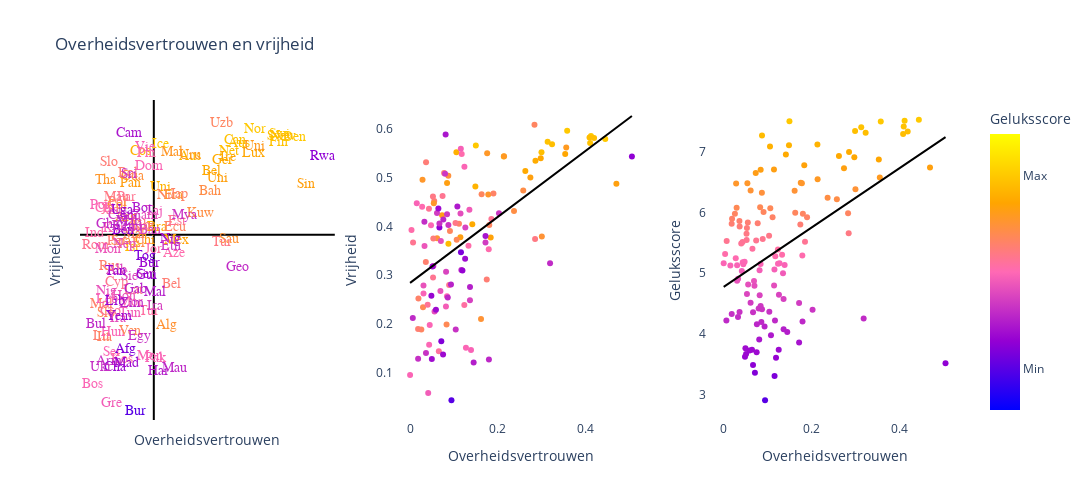

Source (notebook cell):
### Markdown cell above
<div style="text-align:center; font-size:30px; font-family:'Comic Sans MS'; font-weight:bold; margin:50px 0;">
<span style="color:#FFB4EE">S</span><span style="color:#FF6B00">t</span><span style="color:#FFA433">e</span><span style="color:#FFD525">l</span><span style="color:#B3BD3B">l</span><span style="color:#A0CAC9">i</span><span style="color:#FFB4EE">n</span><span style="color:#FF6B00">g</span><span style="color:#FFA433">:</span>
</div>



<div style="text-align:center; font-weight:bold; color: black; margin:50px 0; -webkit-text-stroke: 2px blue;">
Vrijheid die een overheid kan bieden aan haar volk, heeft een positieve invloed op de gelukzaligheid van haar burgers.
</div>

### Code cell
import pandas as pd
import plotly.graph_objects as go
import plotly.express as px
import matplotlib.pyplot as plt
import matplotlib.colors as mcolors
from matplotlib.colors import LinearSegmentedColormap
from plotly.subplots import make_subplots
from scipy.stats import linregress

# Lees het CSV-bestand met gegevens over landen
df = pd.read_csv("merged_df_happy_2019.csv")

# Bereken de gemiddelde geluksscore, het gemiddelde overheidsvertrouwen en de gemiddelde vrijheid
mean_happiness = df['happiness_score'].mean()
mean_trust = df['government_trust'].mean()
mean_freedom = df['freedom'].mean()

# Centreer de gegevens rond het nulpunt
df['happiness_score_centered'] = df['happiness_score'] - mean_happiness
df['government_trust_centered'] = df['government_trust'] - mean_trust
df['freedom_centered'] = df['freedom'] - mean_freedom

# Create a custom colormap that goes from blue to purple to pink to orange to yellow
cmap = LinearSegmentedColormap.from_list('BluePurplePinkOrangeYellow', ['#0000ff', '#9400d3', '#ff69b4', '#ffa500', '#ffff00'])
norm = plt.Normalize(vmin=df['happiness_score'].min() - 1, vmax=df['happiness_score'].max() + 1)
df['happiness_color'] = df['happiness_score'].apply(lambda x: cmap(norm(x)))

# Convert the RGBA values to a valid CSS color string
df['happiness_color'] = df['happiness_color'].apply(lambda x: mcolors.to_hex(x))

# Maak een figuur met een aangepaste grootte en drie subplots
fig = make_subplots(rows=1, cols=3)

# Plot the gegevens als tekst in plaats van punten met een grotere tekstgrootte en aangepaste lettertype voor de eerste subplot
for i, row in df.iterrows():
    fig.add_trace(go.Scatter(
        x=[row['government_trust_centered']],
        y=[row['freedom_centered']],
        mode='text',
        text=[row['Country'][:3]],
        hovertext=[row['Country']],
        textposition='bottom center',
        textfont=dict(
            size=14,
            color=row['happiness_color'],
            family='Arial Black'
        ),
        hovertemplate='<b>%{hovertext}</b>',
        hoverlabel=dict(
            bgcolor='white',
            font=dict(
                size=16,
                color=row['happiness_color']
            )
        )
    ), row=1, col=1)

# Plot the correlation between freedom and government trust for the second subplot
fig.add_trace(go.Scatter(
    x=df['government_trust'],
    y=df['freedom'],
    mode='markers',
    marker=dict(
        color=df['happiness_color']
    ),
    showlegend=False,
    hovertemplate='<b>%{hovertext}</b>',
    hoverlabel=dict(
        bgcolor='white',
        font=dict(
            size=16,
            color=row['happiness_color']
        )
    )
), row=1, col=2)

# Calculate the linear regression between freedom and government trust and add a correlation line to the second subplot
slope, intercept, r_value, p_value, std_err = linregress(df['government_trust'], df['freedom'])
fig.add_trace(go.Scatter(
    x=df['government_trust'],
    y=slope * df['government_trust'] + intercept,
    mode='lines',
    line=dict(
        color='black'
    ),
    showlegend=False,
), row=1, col=2)

# Plot the correlation between government trust and happiness for the third subplot
fig.add_trace(go.Scatter(
    x=df['government_trust'],
    y=df['happiness_score'],
    mode='markers',
    marker=dict(
        color=df['happiness_color']
    ),
    showlegend=False,
    hovertemplate='<b>%{hovertext}</b>',
    hoverlabel=dict(
        bgcolor='white',
        font=dict(
            size=16,
            color=row['happiness_color']
        )
    )
), row=1, col=3)

# Calculate the linear regression between government trust and happiness and add a correlation line to the third subplot
slope, intercept, r_value, p_value, std_err = linregress(df['government_trust'], df['happiness_score'])
fig.add_trace(go.Scatter(
    x=df['government_trust'],
    y=slope * df['government_trust'] + intercept,
    mode='lines',
    line=dict(
        color='black'
    ),
    showlegend=False,
), row=1, col=3)

# Add a colorbar to the figure
fig.add_trace(go.Scatter(
    x=[None],
    y=[None],
    mode='markers',
    marker=dict(
        size=1,
        color=df['happiness_score'],
        colorscale=[[0, '#0000ff'], [0.25, '#9400d3'], [0.5, '#ff69b4'], [0.75, '#ffa500'], [1, '#ffff00']],
        cmin=df['happiness_score'].min() - 1,
        cmax=df['happiness_score'].max() + 1,
        showscale=True,
        colorbar=dict(
            title='Geluksscore',
            tickvals=[df['happiness_score'].min(), df['happiness_score'].max()],
            ticktext=['Min', 'Max']
        )
    ),
    showlegend=False
))

# Pas de opmaak van de plot aan
fig.update_layout(
    title='Overheidsvertrouwen en vrijheid',
    showlegend=False,
    xaxis=dict(
        title='Overheidsvertrouwen',
        zeroline=True,
        zerolinecolor='black',
        showline=False,
        showgrid=False,
        linecolor='black',
        mirror=True,
        showticklabels=False
    ),
    yaxis=dict(
        title='Vrijheid',
        zeroline=True,
        zerolinecolor='black',
        showline=False,
        showgrid=False,
        linecolor='black',
        mirror=True,
        showticklabels=False
    ),
    xaxis2=dict(
        title='Overheidsvertrouwen'
    ),
    yaxis2=dict(
        title='Vrijheid'
    ),
    xaxis3=dict(
        title='Overheidsvertrouwen'
    ),
    yaxis3=dict(
        title='Geluksscore'
    ),
    plot_bgcolor='white',
    paper_bgcolor='white',
    width=1200,
    height=500
)

# Toon de interactieve plot
fig.show()
